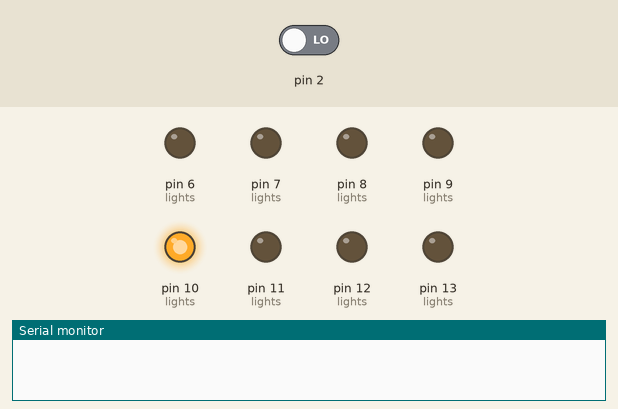
Recording of a sketch running on a simulated Arduino Uno, built with avr-gcc and run on an emulated ATmega328P. Parts: output pins drawn as LEDs (lit = HIGH), the last lines printed to the serial monitor. The test bench sets the inputs (shaded band); at power-on: pin 2 LOW.

Above: at 0.1 s.
At 0.7 s:
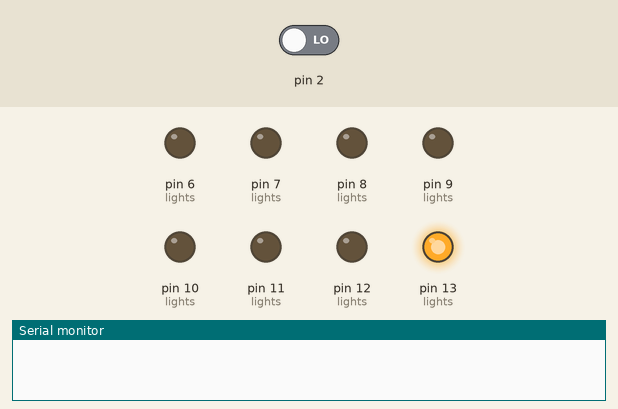
At 1.1 s:
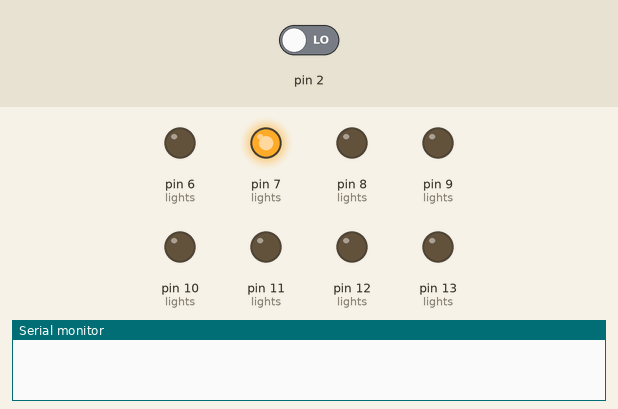
At 1.5 s:
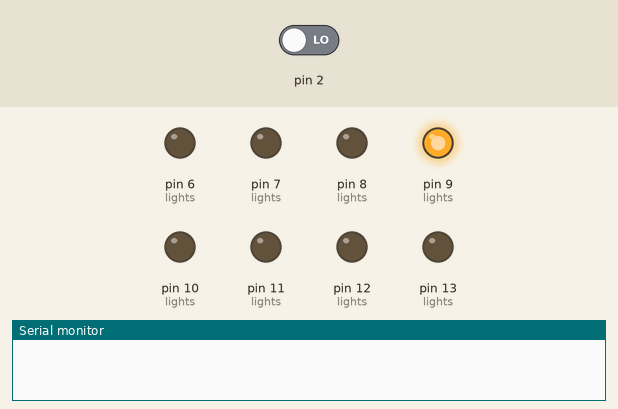
At 2.5 s:
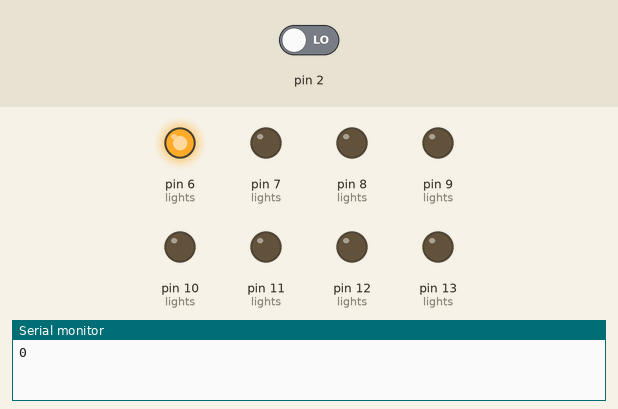
At 3.5 s:
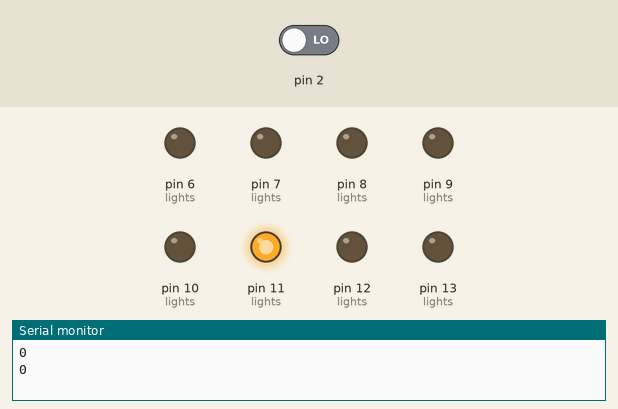
Timing chart, 0 to 3.8 s (numbered marks = the images above):
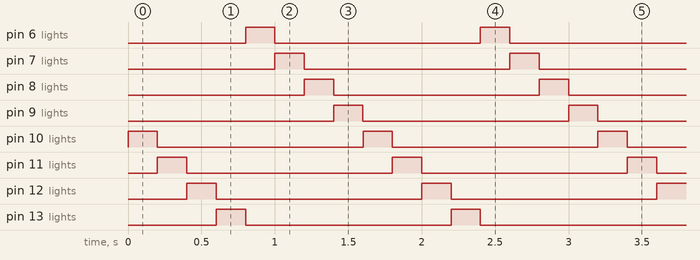

The sketch:

sketch_mar14c.ino
```cpp
int light1 = 10;
int light2 = 11;
int light3 = 12;
int light4 = 13;
int light5 = 6;
int light6 = 7;
int light7 = 8;
int light8 = 9;

int lights[] = {light1,light2,light3,light4,light5,light6,light7,light8};


void chenillard(int interval)
{
  for(int i=0;i<8;i++)
  {
    digitalWrite(lights[i],HIGH);
    delay(interval*100);
    digitalWrite(lights[i],LOW);
  }
}

void setup()
{
  Serial.begin(9600);
 for (int i=6; i<=13; i++) // configuration of pins 2 to 9 in output
 {
  pinMode(i,OUTPUT);
 }

  for(int i=2; i<=5;i++)
  {
    pinMode(i,INPUT);
  }


}

void loop()
{
  chenillard(2);
  int a = digitalRead(2);
  Serial.println(a);

}
```

Measured:
- by itself, pin 6 (lights), pin 7 (lights), pin 8 (lights), pin 9 (lights), pin 10 (lights), pin 11 (lights), pin 12 (lights), pin 13 (lights): alternates HIGH for 0.20 s and LOW for 1.4 s
- by itself, everything shown: repeats every 1.6 s, in 8 steps
